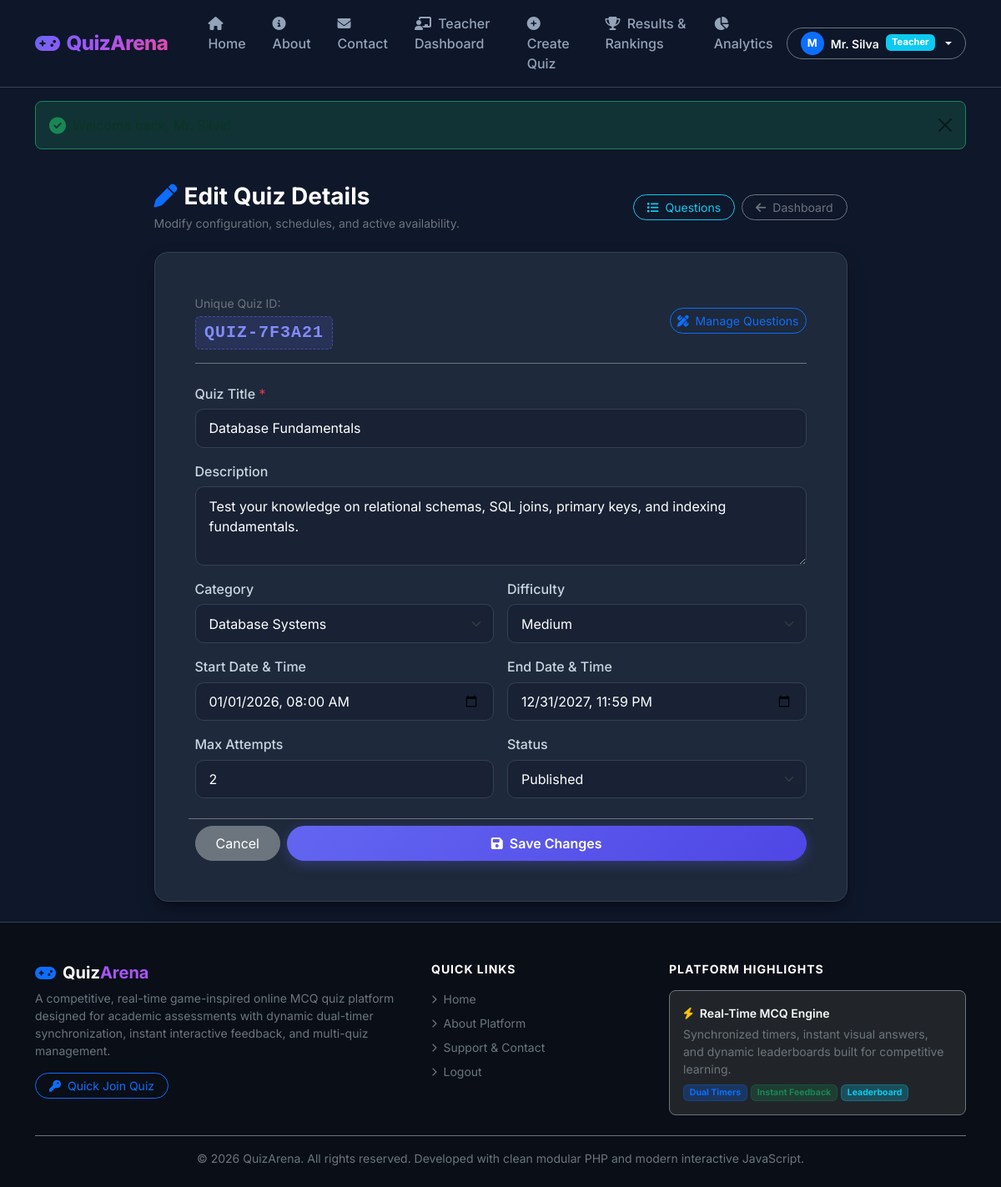
/teacher/edit_quiz.php?id=1 (signed in), run on the app's committed database.
### tables this page shows
CREATE TABLE `quizzes` (
  `id` INT AUTO_INCREMENT PRIMARY KEY,
  `quiz_code` VARCHAR(20) NOT NULL UNIQUE,
  `teacher_id` INT NOT NULL,
  `category_id` INT NOT NULL,
  `title` VARCHAR(200) NOT NULL,
  `description` TEXT NULL,
  `difficulty` ENUM('Easy', 'Medium', 'Hard') NOT NULL DEFAULT 'Medium',
  `start_datetime` DATETIME NOT NULL,
  `end_datetime` DATETIME NOT NULL,
  `max_attempts` INT NOT NULL DEFAULT 1,
  `status` ENUM('draft', 'published', 'closed') NOT NULL DEFAULT 'published',
  `created_at` TIMESTAMP DEFAULT CURRENT_TIMESTAMP,
  INDEX `idx_quiz_code` (`quiz_code`),
  INDEX `idx_quiz_status` (`status`),
  CONSTRAINT `fk_quiz_teacher` FOREIGN KEY (`teacher_id`) REFERENCES `users` (`id`) ON DELETE CASCADE,
  CONSTRAINT `fk_quiz_category` FOREIGN KEY (`category_id`) REFERENCES `categories` (`id`) ON DELETE RESTRICT
);

CREATE TABLE `categories` (
  `id` INT AUTO_INCREMENT PRIMARY KEY,
  `name` VARCHAR(100) NOT NULL UNIQUE,
  `description` TEXT NULL
);

### includes/functions.php (called while the page is built, shortened)
<?php
function sanitize($data): string {
    return htmlspecialchars(trim((string)$data), ENT_QUOTES, 'UTF-8');
}

### teacher/edit_quiz.php (the view, shortened to what this page needs)
<?php
require_once __DIR__ . '/../includes/functions.php';
$teacherId = (int)$_SESSION['user_id'];
$quizId = isset($_GET['id']) ? (int)$_GET['id'] : (isset($_POST['id']) ? (int)$_POST['id'] : 0);
$db = getDB();
$stmt = $db->prepare("SELECT * FROM quizzes WHERE id = ? AND teacher_id = ? LIMIT 1");
$stmt->execute([$quizId, $teacherId]);
$quiz = $stmt->fetch();
$categories = $db->query("SELECT * FROM categories ORDER BY name ASC")->fetchAll();
require_once __DIR__ . '/../includes/header.php';
?>
<div class="container py-4">
    <div class="row justify-content-center">
        <div class="col-lg-9">
            <div class="d-flex justify-content-between align-items-center mb-4">
                <div>
                    <h3 class="fw-bold text-white mb-1"><i class="fa-solid fa-pen text-primary me-2"></i>Edit Quiz Details</h3>
                    <p class="text-secondary small mb-0">Modify configuration, schedules, and active availability.</p>
                </div>
                <div class="d-flex gap-2">
                    <a href="<?= BASE_URL ?>/teacher/manage_questions.php?quiz_id=<?= $quiz['id'] ?>" class="btn btn-outline-info btn-sm rounded-pill px-3">
                        <i class="fa-solid fa-list me-1"></i> Questions
                    </a>
                    <a href="<?= BASE_URL ?>/teacher/dashboard.php" class="btn btn-outline-secondary btn-sm rounded-pill px-3">
                        <i class="fa-solid fa-arrow-left me-1"></i> Dashboard
                    </a>
                </div>
            </div>
            <div class="arena-card p-4 p-md-5">
                <div class="d-flex align-items-center justify-content-between mb-4 pb-3 border-bottom border-secondary">
                    <div>
                        <span class="text-secondary small">Unique Quiz ID:</span>
                        <div class="quiz-code-badge fs-5 mt-1"><?= sanitize($quiz['quiz_code']) ?></div>
                    </div>
                    <a href="<?= BASE_URL ?>/teacher/manage_questions.php?quiz_id=<?= $quiz['id'] ?>" class="btn btn-sm btn-outline-primary rounded-pill">
                        <i class="fa-solid fa-pen-ruler me-1"></i> Manage Questions
                    </a>
                </div>
                <form action="<?= BASE_URL ?>/teacher/edit_quiz.php" method="POST" id="quizForm" novalidate>
                    <div class="row g-3">
                        <div class="col-12">
                            <label for="title" class="form-label">Quiz Title <span class="text-danger">*</span></label>
                            <input type="text" class="form-control form-arena" id="title" name="title" required value="<?= sanitize($quiz['title']) ?>">
                        </div>
                        <div class="col-12">
                            <label for="description" class="form-label">Description</label>
                            <textarea class="form-control form-arena" id="description" name="description" rows="3"><?= sanitize($quiz['description'] ?? '') ?></textarea>
                        </div>
                        <div class="col-md-6">
                            <label for="category_id" class="form-label">Category</label>
                            <select class="form-select form-arena" id="category_id" name="category_id" required>
                                <?php foreach ($categories as $cat): ?>
                                    <option value="<?= $cat['id'] ?>" <?= ((int)$quiz['category_id'] === (int)$cat['id']) ? 'selected' : '' ?>>
                                        <?= sanitize($cat['name']) ?>
                                    </option>
                                <?php endforeach; ?>
                            </select>
                        </div>
                        <div class="col-md-6">
                            <label for="difficulty" class="form-label">Difficulty</label>
                            <select class="form-select form-arena" id="difficulty" name="difficulty">
                                <option value="Medium" <?= ($quiz['difficulty'] === 'Medium') ? 'selected' : '' ?>>Medium</option>
                            </select>
                        </div>
                        <div class="col-md-6">
                            <label for="start_datetime" class="form-label">Start Date & Time</label>
                            <input type="datetime-local" class="form-control form-arena" id="start_datetime" name="start_datetime" required value="<?= date('Y-m-d\TH:i', strtotime($quiz['start_datetime'])) ?>">
                        </div>
                        <div class="col-md-6">
                            <label for="end_datetime" class="form-label">End Date & Time</label>
                            <input type="datetime-local" class="form-control form-arena" id="end_datetime" name="end_datetime" required value="<?= date('Y-m-d\TH:i', strtotime($quiz['end_datetime'])) ?>">
                        </div>
                        <div class="col-md-6">
                            <label for="max_attempts" class="form-label">Max Attempts</label>
                            <input type="number" class="form-control form-arena" id="max_attempts" name="max_attempts" min="1" max="10" value="<?= (int)$quiz['max_attempts'] ?>">
                        </div>
                        <div class="col-md-6">
                            <label for="status" class="form-label">Status</label>
                            <select class="form-select form-arena" id="status" name="status">
                                <option value="published" <?= ($quiz['status'] === 'published') ? 'selected' : '' ?>>Published</option>
                            </select>
                        </div>
                        <div class="col-12 mt-4 pt-2 border-top border-secondary d-flex gap-2">
                            <a href="<?= BASE_URL ?>/teacher/dashboard.php" class="btn btn-secondary px-4 py-2 rounded-pill">Cancel</a>
                            <button type="submit" class="btn btn-arena-primary flex-grow-1 py-2 rounded-pill">
                                <i class="fa-solid fa-floppy-disk me-2"></i>Save Changes
                            </button>
                        </div>
                    </div>
                </form>
            </div>
        </div>
    </div>
</div>
<?php require_once __DIR__ . '/../includes/footer.php'; ?>

### assets/css/style.css (style rules this page uses)
:root { --bg-dark: #0f172a; --bg-card: #1e293b; --bg-card-hover: #27354f; --bg-subtle: #334155; --primary: #6366f1; --primary-hover: #4f46e5; --secondary: #8b5cf6; --accent: #06b6d4; --success: #10b981; --success-border: #059669; --danger: #ef4444; --danger-border: #dc2626; --warning: #f59e0b; --text-main: #f8fafc; --text-muted: #94a3b8; --text-light: #cbd5e1; --border-color: #334155; --card-shadow: 0 10px 25px -5px rgba(0, 0, 0, 0.4), 0 8px 10px -6px rgba(0, 0, 0, 0.3); --glow-primary: 0 0 20px rgba(99, 102, 241, 0.35); }
body { background-color: var(--bg-dark); color: var(--text-main); font-family: 'Inter', -apple-system, BlinkMacSystemFont, 'Segoe UI', Roboto, Helvetica, Arial, sans-serif; min-height: 100vh; display: flex; flex-direction: column; overflow-x: hidden; }
.arena-card { background: var(--bg-card); border: 1px solid var(--border-color); border-radius: 16px; box-shadow: var(--card-shadow); transition: transform 0.25s ease, box-shadow 0.25s ease, border-color 0.25s ease; }
.btn-arena-primary { background: linear-gradient(135deg, #6366f1 0%, #4f46e5 100%); border: none; color: #ffffff; font-weight: 600; padding: 0.65rem 1.4rem; border-radius: 10px; box-shadow: 0 4px 15px rgba(99, 102, 241, 0.3); transition: all 0.2s ease; }
.quiz-code-badge { font-family: 'Courier New', Courier, monospace; font-size: 0.95rem; font-weight: 700; background: rgba(99, 102, 241, 0.15); border: 1px dashed rgba(99, 102, 241, 0.5); color: #818cf8; padding: 0.25rem 0.65rem; border-radius: 6px; letter-spacing: 1px; }
.form-arena { background-color: #182234; border: 1px solid #334155; color: #ffffff; border-radius: 10px; padding: 0.65rem 1rem; }
.form-label { font-weight: 500; color: #cbd5e1; margin-bottom: 0.4rem; }
html { scroll-behavior: smooth; }

### data on the page
quizzes: quiz_code "QUIZ-7F3A21", title "Database Fundamentals", description "Test your knowledge on relational schemas, SQL joins, primary keys, and indexing fundamentals.", category_id "Database Systems", difficulty "Medium", start_datetime "01/01/2026 08:00", end_datetime "12/31/2027 23:59", max_attempts "2", status "Published"

### other printed values
substr($user['name'], 0, 1) "M"
$user['name'] "Mr. Silva"
$user['role'] "Teacher"
